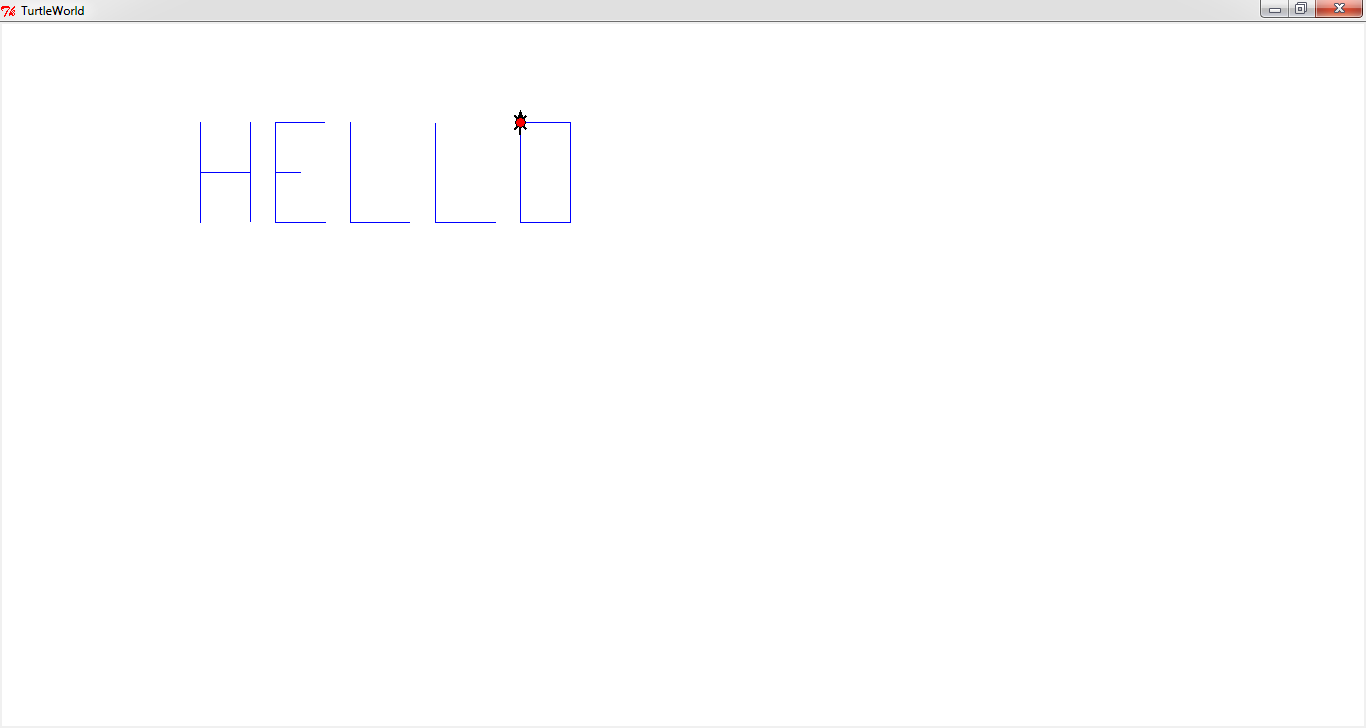

Generate this figure with Python:
# Hello excercise from Week 0

# Name: Brendan Gassler


from TurtleWorld import * 		
world = TurtleWorld()			
bob = Turtle()
bob.delay = 0				




# This is where you put code to move bob

def hello(turtle):
	lt(turtle)
	#drawing H
    	fd(turtle, 100)
        bk(turtle, 50)
        rt(turtle)
        fd(turtle, 50) 
        lt(turtle)
        fd(turtle, 50)
        bk(turtle, 100)
        rt(turtle)
        pu(turtle)
        fd(turtle, 25)
        #start drawing E
        pd(turtle)
        fd(turtle, 50)
        bk(turtle, 50)
        lt(turtle)
        fd(turtle, 50)
        rt(turtle)
        fd(turtle, 25)
        bk(turtle, 25)
        lt(turtle)
        fd(turtle, 50)
        rt(turtle)
        fd(turtle, 50)
        pu(turtle)
        fd(turtle, 25)
        pd(turtle)
        #drawing first L
        rt(turtle)
        fd(turtle, 100)
        lt(turtle)
        fd(turtle, 60)
        pu(turtle)
        fd(turtle, 25)
        pd(turtle)
        #draw second L
        fd(turtle, 60)
        bk(turtle, 60)
        lt(turtle)
        fd(turtle, 100)
        rt(turtle)
        pu(turtle)
        fd(turtle, 85)
        pd(turtle)
        fd(turtle, 50)
        rt(turtle)
        fd(turtle, 100)
        rt(turtle)
        fd(turtle, 50)
        rt(turtle)
        fd(turtle, 100)
















hello(bob)








wait_for_user()					
